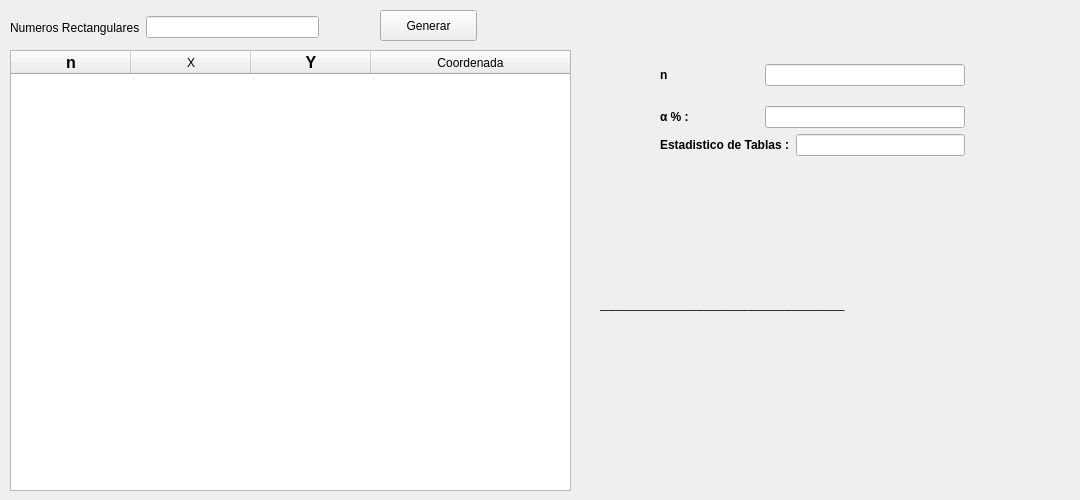
       <widget class="QWidget" name="SIETE">
        <property name="windowTitle">
         <string>::PRUEBA DE SERIES::</string>
        </property>
        <widget class="QWidget" name="layoutWidget_3">
         <property name="geometry">
          <rect>
           <x>10</x>
           <y>10</y>
           <width>309</width>
           <height>35</height>
          </rect>
         </property>
         <layout class="QHBoxLayout" name="horizontalLayout_16">
          <item>
           <widget class="QLabel" name="label_18">
            <property name="text">
             <string>Numeros Rectangulares</string>
            </property>
           </widget>
          </item>
          <item>
           <widget class="QLineEdit" name="lineval_seri"/>
          </item>
         </layout>
        </widget>
        <widget class="QLabel" name="lblresultado_sei">
         <property name="geometry">
          <rect>
           <x>600</x>
           <y>280</y>
           <width>471</width>
           <height>41</height>
          </rect>
         </property>
         <property name="font">
          <font>
           <pointsize>15</pointsize>
           <weight>75</weight>
           <bold>true</bold>
          </font>
         </property>
         <property name="text">
          <string>______________________</string>
         </property>
        </widget>
        <widget class="QTableWidget" name="tabla_seri">
         <property name="enabled">
          <bool>true</bool>
         </property>
         <property name="geometry">
          <rect>
           <x>10</x>
           <y>50</y>
           <width>561</width>
           <height>441</height>
          </rect>
         </property>
         <property name="sizeIncrement">
          <size>
           <width>8</width>
           <height>0</height>
          </size>
         </property>
         <property name="contextMenuPolicy">
          <enum>Qt::DefaultContextMenu</enum>
         </property>
         <property name="autoFillBackground">
          <bool>false</bool>
         </property>
         <property name="frameShape">
          <enum>QFrame::StyledPanel</enum>
         </property>
         <property name="frameShadow">
          <enum>QFrame::Plain</enum>
         </property>
         <property name="lineWidth">
          <number>0</number>
         </property>
         <property name="selectionMode">
          <enum>QAbstractItemView::SingleSelection</enum>
         </property>
         <property name="selectionBehavior">
          <enum>QAbstractItemView::SelectRows</enum>
         </property>
         <property name="showGrid">
          <bool>true</bool>
         </property>
         <attribute name="horizontalHeaderVisible">
          <bool>true</bool>
         </attribute>
         <attribute name="horizontalHeaderCascadingSectionResizes">
          <bool>false</bool>
         </attribute>
         <attribute name="horizontalHeaderDefaultSectionSize">
          <number>120</number>
         </attribute>
         <attribute name="horizontalHeaderStretchLastSection">
          <bool>true</bool>
         </attribute>
         <attribute name="verticalHeaderVisible">
          <bool>false</bool>
         </attribute>
         <column>
          <property name="text">
           <string notr="true">n</string>
          </property>
          <property name="font">
           <font>
            <pointsize>12</pointsize>
            <weight>75</weight>
            <bold>true</bold>
           </font>
          </property>
          <property name="background">
           <color>
            <red>0</red>
            <green>170</green>
            <blue>255</blue>
           </color>
          </property>
         </column>
         <column>
          <property name="text">
           <string>X</string>
          </property>
         </column>
         <column>
          <property name="text">
           <string>Y</string>
          </property>
          <property name="font">
           <font>
            <pointsize>12</pointsize>
            <weight>75</weight>
            <bold>true</bold>
           </font>
          </property>
          <property name="background">
           <color>
            <red>0</red>
            <green>170</green>
            <blue>255</blue>
           </color>
          </property>
         </column>
         <column>
          <property name="text">
           <string>Coordenada</string>
          </property>
         </column>
        </widget>
        <widget class="QPushButton" name="btn_generar_seri">
         <property name="geometry">
          <rect>
           <x>380</x>
           <y>10</y>
           <width>97</width>
           <height>31</height>
          </rect>
         </property>
         <property name="text">
          <string>Generar</string>
         </property>
        </widget>
        <widget class="QWidget" name="">
         <property name="geometry">
          <rect>
           <x>660</x>
           <y>50</y>
           <width>305</width>
           <height>121</height>
          </rect>
         </property>
         <layout class="QVBoxLayout" name="verticalLayout_26">
          <item>
           <layout class="QHBoxLayout" name="horizontalLayout_49">
            <item>
             <widget class="QLabel" name="label_nfrec_2">
              <property name="font">
               <font>
                <weight>75</weight>
                <bold>true</bold>
               </font>
              </property>
              <property name="text">
               <string>n</string>
              </property>
             </widget>
            </item>
            <item>
             <widget class="QLineEdit" name="linen_seri">
              <property name="maximumSize">
               <size>
                <width>200</width>
                <height>16777215</height>
               </size>
              </property>
              <property name="text">
               <string/>
              </property>
             </widget>
            </item>
           </layout>
          </item>
          <item>
           <layout class="QVBoxLayout" name="verticalLayout_12">
            <item>
             <layout class="QHBoxLayout" name="horizontalLayout_23">
              <item>
               <widget class="QLabel" name="label_alfafrec_2">
                <property name="font">
                 <font>
                  <weight>75</weight>
                  <bold>true</bold>
                 </font>
                </property>
                <property name="text">
                 <string>α % :</string>
                </property>
               </widget>
              </item>
              <item>
               <widget class="QLineEdit" name="linealfa_seri">
                <property name="maximumSize">
                 <size>
                  <width>200</width>
                  <height>16777215</height>
                 </size>
                </property>
                <property name="text">
                 <string/>
                </property>
               </widget>
              </item>
             </layout>
            </item>
            <item>
             <layout class="QHBoxLayout" name="horizontalLayout_24">
              <item>
               <widget class="QLabel" name="label_estafrec_2">
                <property name="font">
                 <font>
                  <weight>75</weight>
                  <bold>true</bold>
                 </font>
                </property>
                <property name="text">
                 <string>Estadistico de Tablas :</string>
                </property>
               </widget>
              </item>
              <item>
               <widget class="QLineEdit" name="lineesta_seri">
                <property name="maximumSize">
                 <size>
                  <width>200</width>
                  <height>16777215</height>
                 </size>
                </property>
                <property name="text">
                 <string/>
                </property>
               </widget>
              </item>
             </layout>
            </item>
           </layout>
          </item>
         </layout>
        </widget>
       </widget>
